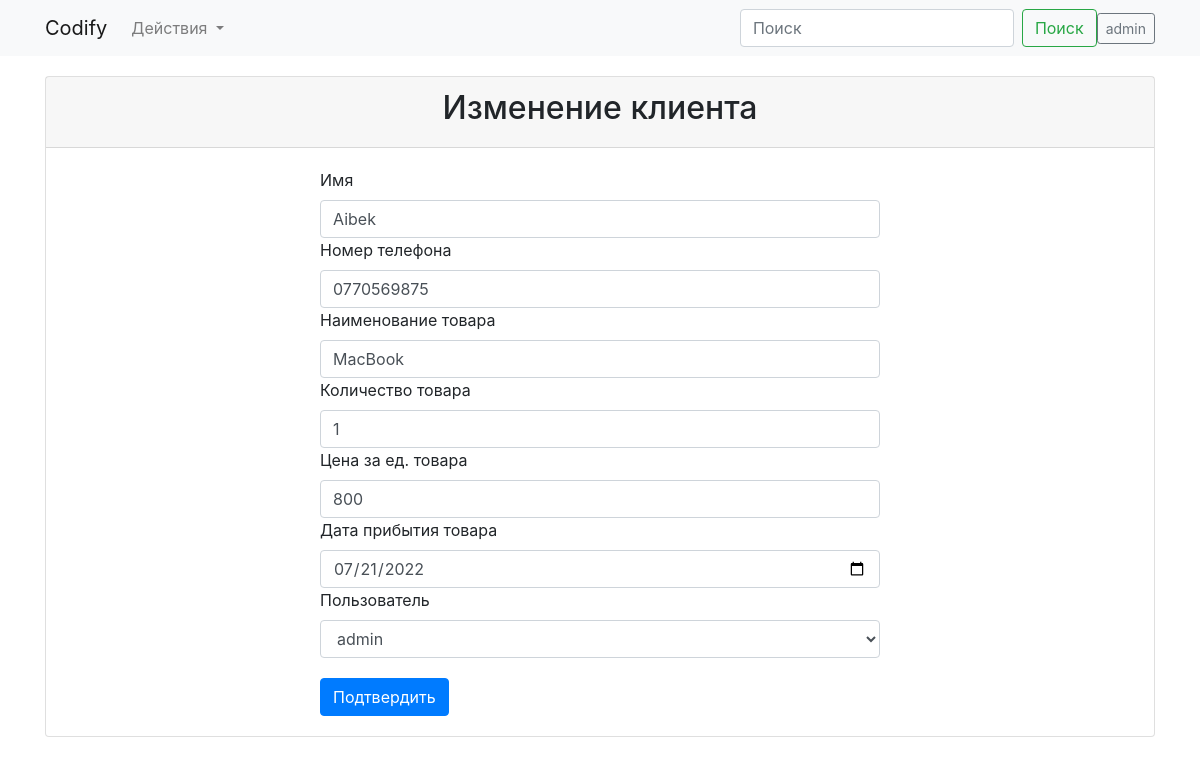
Screenshot of /customer/1/update (signed in) with the database file from the repository.
### app/models.py (models this page shows, shortened)
class User(UserMixin, db.Model):
    id = db.Column(db.Integer, primary_key=True)
    username = db.Column(db.String(32))
    password_hash = db.Column(db.String(44))
    @property
    def password(self):
        return self.password_hash

class Customers(db.Model):
    id = db.Column(db.Integer, primary_key=True)
    name = db.Column(db.String(64))
    phone_number = db.Column(db.String(32))
    item = db.Column(db.String(64))
    quantity = db.Column(db.Integer())
    price = db.Column(db.Integer())
    date_in = db.Column(db.Date())
    user = db.relationship('User', backref=db.backref('customers'))
    user_id = db.Column(db.Integer, db.ForeignKey('user.id'))

### app/views.py (the view, shortened to what this page needs)
@login_required
def customer_update(customer_id):
    customer = Customers.query.filter_by(id=customer_id).first()
    if customer:
        form = forms.CustomerForm(obj=customer)
        return render_template('customer_update.html', form=form, customer=customer)
    else:
        flash('Сотрудник не найден', category='danger')
        return redirect(url_for('index'))

### app/forms.py
class CustomerForm(FlaskForm):
    name = wf.StringField(label='Имя')
    phone_number = wf.StringField(label='Номер телефона')
    item = wf.StringField(label='Наименование товара')
    quantity = wf.IntegerField(label='Количество товара')
    price = wf.IntegerField(label='Цена за ед. товара')
    date_in = wf.DateField(label='Дата прибытия товара', format='%Y-%m-%d')
    user = wf.SelectField(label='Пользователь', choices=get_users(), coerce=int)
    submit = wf.SubmitField(label='Подтвердить')

### app/models.py (called while the page is built)
@login_manager.user_loader
def load_user(user_id):
    return User.query.get(int(user_id))

### app/templates/customer_update.html (shortened to what this page needs)
{% extends "base.html" %}
{% block content %}
<div class="container">
  <div class="card">
    <form method="POST" action="{{ url_for('customer_update', customer_id=customer.id) }}">
        <div class="card-header">
            <h2>Изменение клиента</h2>
        </div>
        <div class="content-inside">
            {{ form.name.label() }}
            {{ form.name(class="form-control", placeholder="ФИО") }}
            {{ form.phone_number.label() }}
            {{ form.phone_number(class="form-control", placeholder="Телефон") }}
            {{ form.item.label() }}
            {{ form.item(class="form-control", placeholder="Товар") }}
            {{ form.quantity.label() }}
            {{ form.quantity(class="form-control", placeholder="Количество") }}
            {{ form.price.label() }}
            {{ form.price(class="form-control", placeholder="Цена") }}
            {{ form.date_in.label() }}
            {{ form.date_in(class="form-control", placeholder="Цена") }}
            {{ form.user.label() }}
            {{ form.user(class="form-control", placeholder="Цена") }}
            {{ form.submit(class="btn btn-primary submit-button") }}
        </div>
    </form>
  </div>
</div>
{% endblock content %}

### app/templates/base.html (shortened to what this page needs)
<!doctype html>
<html lang="en">
  <head>
    <link rel="stylesheet" href="https://cdn.jsdelivr.net/npm/bootstrap@4.6.1/dist/css/bootstrap.min.css">
    <link href="{{ url_for('static', filename='css/style.css') }}" rel="stylesheet">
  </head>
  <body>
  <nav class="navbar navbar-expand-lg navbar-light bg-light">
    <div class="container">
    <a class="navbar-brand" href="{{ url_for('index') }}">Codify</a>
    <div class="collapse navbar-collapse" id="navbarSupportedContent">
      <ul class="navbar-nav mr-auto">
        <li class="nav-item dropdown">
          <a class="nav-link dropdown-toggle" href="#" id="navbarDropdown" role="button" data-toggle="dropdown" aria-expanded="false">
            Действия
          </a>
        </li>
      </ul>
      <form class="form-inline my-2 my-lg-0">
        <input class="form-control mr-sm-2" type="search" placeholder="Поиск" aria-label="Поиск">
        <button class="btn btn-outline-success my-2 my-sm-0" type="submit">Поиск</button>
        {% if current_user.is_authenticated %}
          <a class="btn btn-sm btn-outline-secondary" href="#">{{ current_user.username }}</a>
        {% endif %}
      </form>
    </div>
    </div>
  </nav>
  <div class="content">
    {% block content %}
    {% endblock %}
  </div>
  </body>
</html>

### app/static/css/style.css (style rules this page uses)
.content { padding-top: 20px; padding-bottom: 20px; }
.content-inside { padding: 20px; max-width: 600px; margin: 0 auto; }
.submit-button { margin-top: 20px; }
.card-header h2 { text-align: center; }

### rows the page displays
User: username "admin"
Customers: name "Aibek", phone_number "0770569875", item "MacBook", quantity "1", price "800", date_in "07/21/2022", user "admin"
